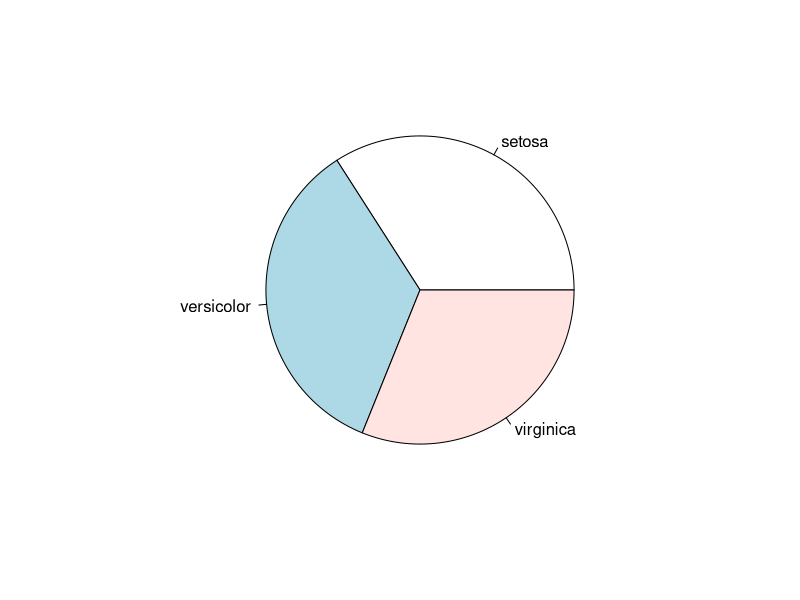
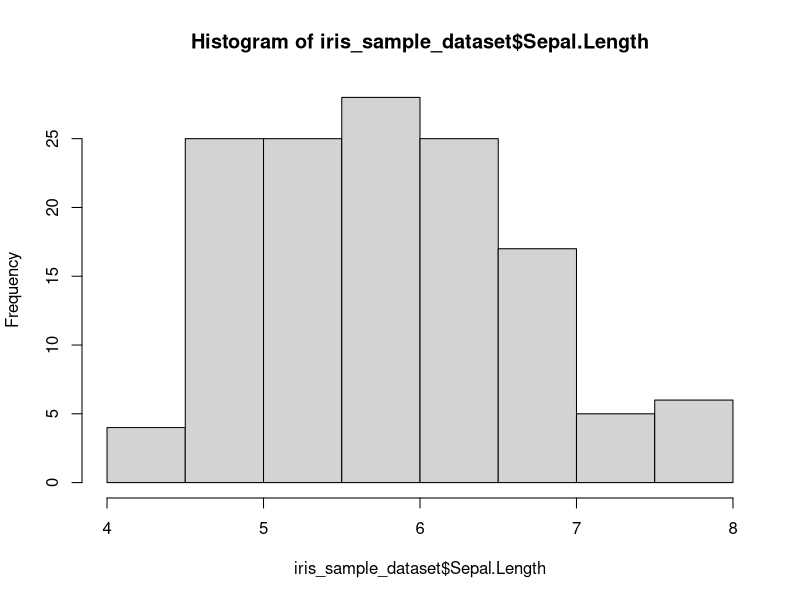
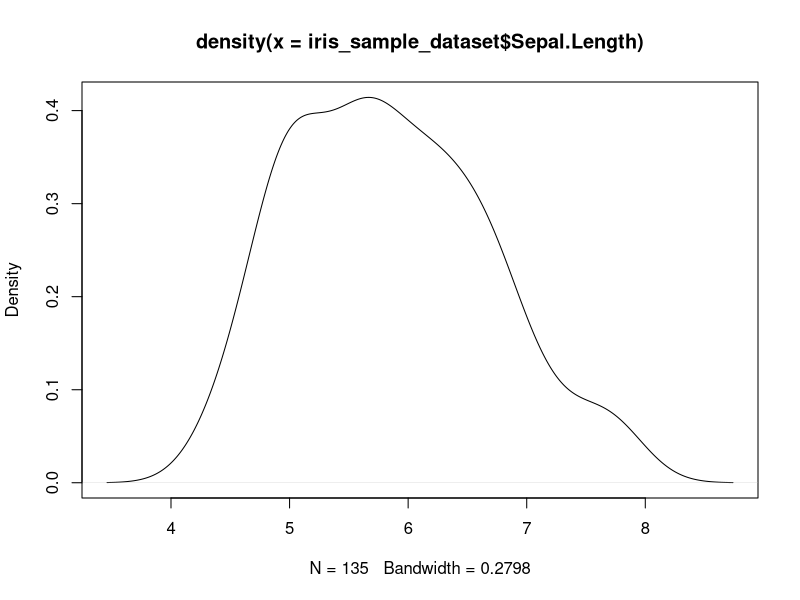
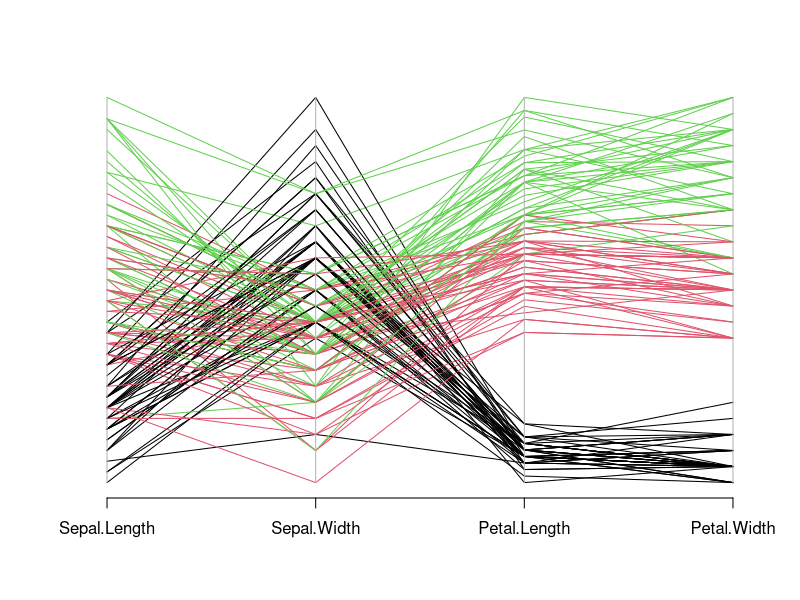
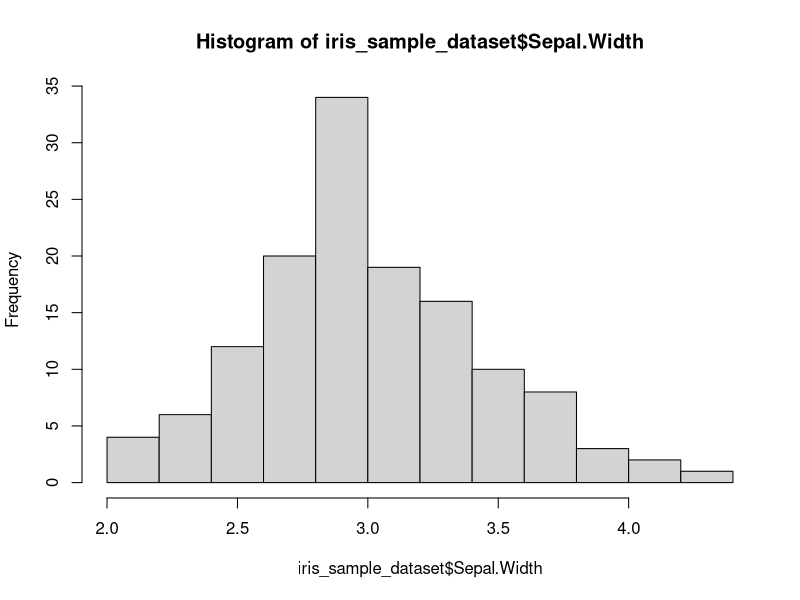
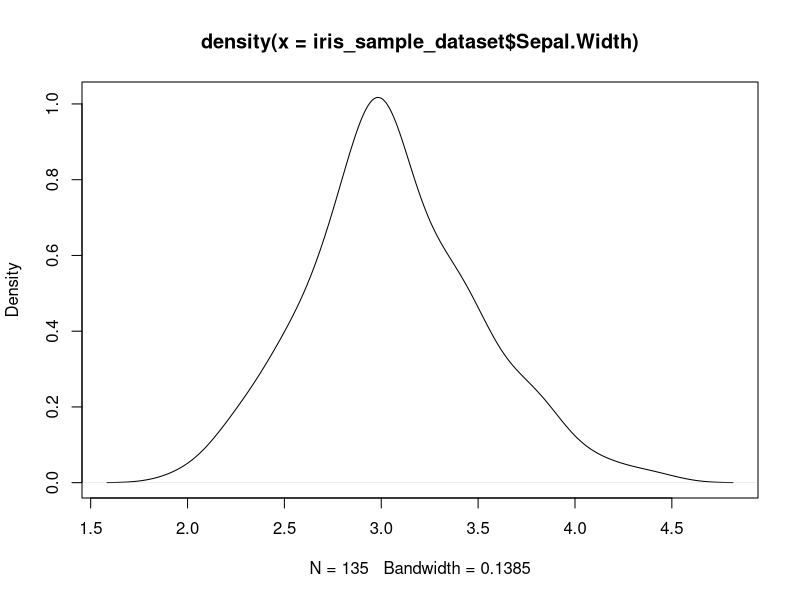
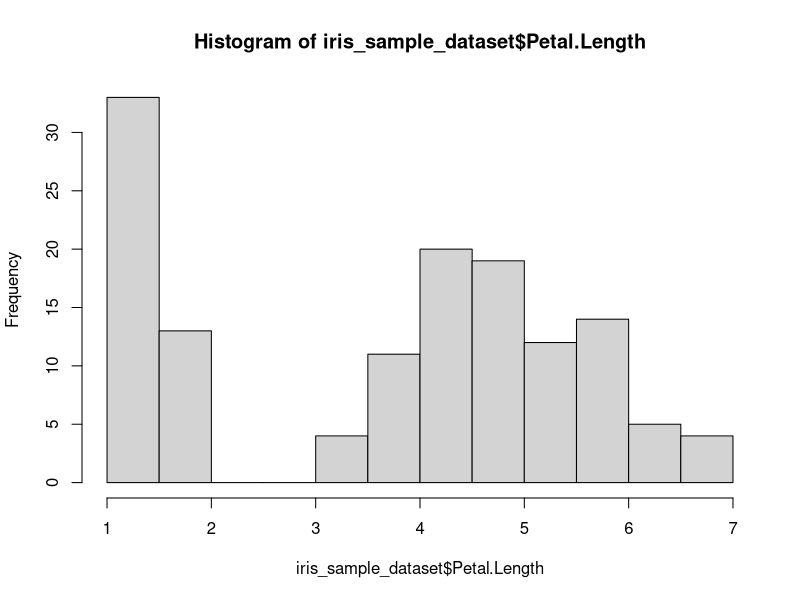
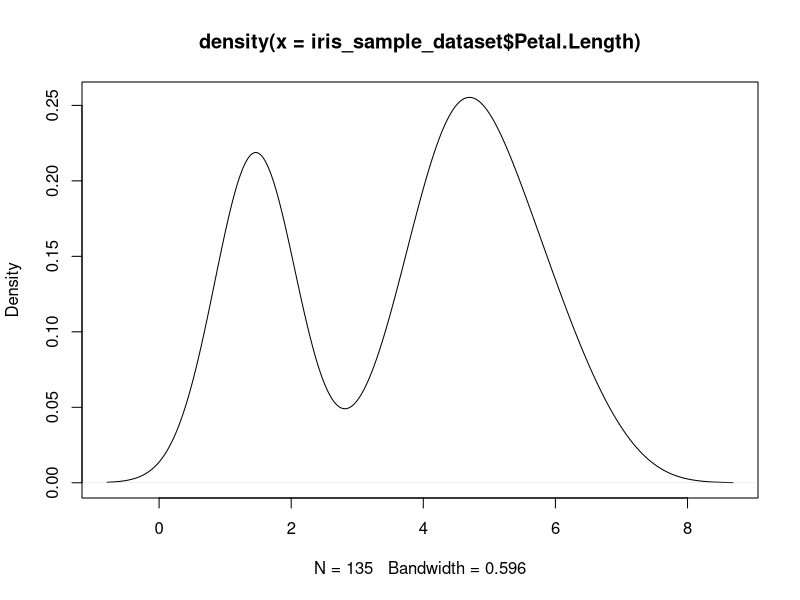

Reproduce these figures in R, in order.
####################### Subsetting the data set III: Random Sample  ###########################
## The following code random sample (without replacement) 90% of the original data set and
## assgin them to a new variable iris_sample.
iris_sample_dataset = iris[sample(nrow(iris), nrow(iris) * 0.9), ]

## Summary statistics of every variable
summary(iris_sample_dataset)

## Frequency of species
table(iris_sample_dataset$Species)

## Pie Chart
pie(table(iris_sample_dataset$Species))

############### "Sepal.Length" #########

##Plot histogram and density plot of Sepal.length
hist(iris_sample_dataset$Sepal.Length)

plot(density(iris_sample_dataset$Sepal.Length))



## Parallel Coordinates
library(MASS)
parcoord(iris_sample_dataset[, 1:4], col = iris_sample_dataset$Species)

############### "Sepal.Width" #########
##Plot histogram and density plot of Sepal.Width
hist(iris_sample_dataset$Sepal.Width)

plot(density(iris_sample_dataset$Sepal.Width))

names(iris_sample_dataset)

############## "Petal.Length" ##########

hist(iris_sample_dataset$Petal.Length)

plot(density(iris_sample_dataset$Petal.Length))

############## "Petal.Width" ##########

hist(iris_sample_dataset$Petal.Width)

plot(density(iris_sample_dataset$Petal.Width))


######### Scatter plot of length and width of SEPALS ##########
plot(iris_sample_dataset$Sepal.Length, iris_sample_dataset$Sepal.Width)


######### Scatter plot of length and width of PETALS #########
plot(iris_sample_dataset$Petal.Length, iris_sample_dataset$Petal.Width)
